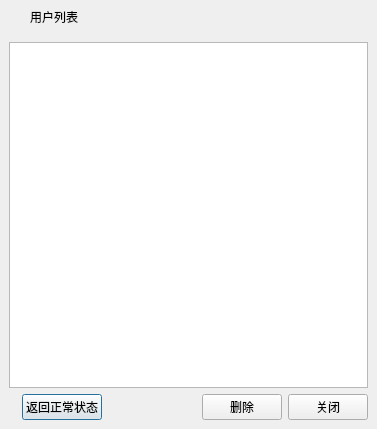
<?xml version="1.0" encoding="UTF-8"?>
<ui version="4.0">
 <class>FrmSlaveUserList</class>
 <widget class="QDialog" name="FrmSlaveUserList">
  <property name="geometry">
   <rect>
    <x>0</x>
    <y>0</y>
    <width>377</width>
    <height>429</height>
   </rect>
  </property>
  <property name="windowTitle">
   <string>Dialog</string>
  </property>
  <layout class="QGridLayout" name="gridLayout">
   <property name="leftMargin">
    <number>0</number>
   </property>
   <property name="topMargin">
    <number>0</number>
   </property>
   <property name="rightMargin">
    <number>0</number>
   </property>
   <property name="bottomMargin">
    <number>0</number>
   </property>
   <property name="spacing">
    <number>0</number>
   </property>
   <item row="0" column="0">
    <widget class="QWidget" name="widget_title" native="true">
     <property name="sizePolicy">
      <sizepolicy hsizetype="Preferred" vsizetype="Fixed">
       <horstretch>0</horstretch>
       <verstretch>0</verstretch>
      </sizepolicy>
     </property>
     <property name="minimumSize">
      <size>
       <width>100</width>
       <height>33</height>
      </size>
     </property>
     <layout class="QHBoxLayout" name="horizontalLayout_2">
      <property name="spacing">
       <number>0</number>
      </property>
      <property name="leftMargin">
       <number>0</number>
      </property>
      <property name="topMargin">
       <number>0</number>
      </property>
      <property name="rightMargin">
       <number>0</number>
      </property>
      <property name="bottomMargin">
       <number>0</number>
      </property>
      <item>
       <widget class="QLabel" name="lab_Ico">
        <property name="sizePolicy">
         <sizepolicy hsizetype="Minimum" vsizetype="Preferred">
          <horstretch>0</horstretch>
          <verstretch>0</verstretch>
         </sizepolicy>
        </property>
        <property name="minimumSize">
         <size>
          <width>30</width>
          <height>0</height>
         </size>
        </property>
        <property name="text">
         <string/>
        </property>
        <property name="alignment">
         <set>Qt::AlignCenter</set>
        </property>
       </widget>
      </item>
      <item>
       <widget class="QLabel" name="lab_Title">
        <property name="sizePolicy">
         <sizepolicy hsizetype="Expanding" vsizetype="Preferred">
          <horstretch>0</horstretch>
          <verstretch>0</verstretch>
         </sizepolicy>
        </property>
        <property name="styleSheet">
         <string notr="true">font: 10pt &quot;微软雅黑&quot;;</string>
        </property>
        <property name="text">
         <string>用户列表</string>
        </property>
        <property name="alignment">
         <set>Qt::AlignLeading|Qt::AlignLeft|Qt::AlignVCenter</set>
        </property>
       </widget>
      </item>
      <item>
       <widget class="QWidget" name="widget_menu" native="true">
        <property name="sizePolicy">
         <sizepolicy hsizetype="Minimum" vsizetype="Preferred">
          <horstretch>0</horstretch>
          <verstretch>0</verstretch>
         </sizepolicy>
        </property>
        <layout class="QHBoxLayout" name="horizontalLayout">
         <property name="spacing">
          <number>0</number>
         </property>
         <property name="leftMargin">
          <number>0</number>
         </property>
         <property name="topMargin">
          <number>0</number>
         </property>
         <property name="rightMargin">
          <number>0</number>
         </property>
         <property name="bottomMargin">
          <number>0</number>
         </property>
         <item>
          <widget class="QPushButton" name="btnMenu">
           <property name="enabled">
            <bool>false</bool>
           </property>
           <property name="sizePolicy">
            <sizepolicy hsizetype="Minimum" vsizetype="Expanding">
             <horstretch>0</horstretch>
             <verstretch>0</verstretch>
            </sizepolicy>
           </property>
           <property name="minimumSize">
            <size>
             <width>31</width>
             <height>0</height>
            </size>
           </property>
           <property name="cursor">
            <cursorShape>ArrowCursor</cursorShape>
           </property>
           <property name="focusPolicy">
            <enum>Qt::NoFocus</enum>
           </property>
           <property name="toolTip">
            <string/>
           </property>
           <property name="text">
            <string/>
           </property>
           <property name="flat">
            <bool>true</bool>
           </property>
          </widget>
         </item>
         <item>
          <widget class="QPushButton" name="btnMenu_Max">
           <property name="enabled">
            <bool>false</bool>
           </property>
           <property name="sizePolicy">
            <sizepolicy hsizetype="Minimum" vsizetype="Expanding">
             <horstretch>0</horstretch>
             <verstretch>0</verstretch>
            </sizepolicy>
           </property>
           <property name="minimumSize">
            <size>
             <width>31</width>
             <height>0</height>
            </size>
           </property>
           <property name="cursor">
            <cursorShape>ArrowCursor</cursorShape>
           </property>
           <property name="focusPolicy">
            <enum>Qt::NoFocus</enum>
           </property>
           <property name="toolTip">
            <string/>
           </property>
           <property name="text">
            <string/>
           </property>
           <property name="flat">
            <bool>true</bool>
           </property>
          </widget>
         </item>
         <item>
          <widget class="QPushButton" name="btnMenu_Min">
           <property name="sizePolicy">
            <sizepolicy hsizetype="Minimum" vsizetype="Expanding">
             <horstretch>0</horstretch>
             <verstretch>0</verstretch>
            </sizepolicy>
           </property>
           <property name="minimumSize">
            <size>
             <width>31</width>
             <height>0</height>
            </size>
           </property>
           <property name="cursor">
            <cursorShape>ArrowCursor</cursorShape>
           </property>
           <property name="focusPolicy">
            <enum>Qt::NoFocus</enum>
           </property>
           <property name="toolTip">
            <string>最小化</string>
           </property>
           <property name="text">
            <string/>
           </property>
           <property name="flat">
            <bool>true</bool>
           </property>
          </widget>
         </item>
         <item>
          <widget class="QPushButton" name="btnMenu_Close">
           <property name="sizePolicy">
            <sizepolicy hsizetype="Minimum" vsizetype="Expanding">
             <horstretch>0</horstretch>
             <verstretch>0</verstretch>
            </sizepolicy>
           </property>
           <property name="minimumSize">
            <size>
             <width>40</width>
             <height>0</height>
            </size>
           </property>
           <property name="cursor">
            <cursorShape>ArrowCursor</cursorShape>
           </property>
           <property name="focusPolicy">
            <enum>Qt::NoFocus</enum>
           </property>
           <property name="toolTip">
            <string>关闭</string>
           </property>
           <property name="text">
            <string/>
           </property>
           <property name="flat">
            <bool>true</bool>
           </property>
          </widget>
         </item>
        </layout>
       </widget>
      </item>
     </layout>
    </widget>
   </item>
   <item row="1" column="0">
    <widget class="QWidget" name="widget_main" native="true">
     <property name="styleSheet">
      <string notr="true">font: 10pt &quot;微软雅黑&quot;;</string>
     </property>
     <layout class="QGridLayout" name="gridLayout_2">
      <item row="1" column="0">
       <layout class="QHBoxLayout" name="horizontalLayout_5">
        <item>
         <widget class="QLabel" name="lbRegistered">
          <property name="text">
           <string/>
          </property>
         </widget>
        </item>
        <item>
         <widget class="QPushButton" name="btnReturnNormalStatus">
          <property name="text">
           <string>返回正常状态</string>
          </property>
         </widget>
        </item>
        <item>
         <spacer name="horizontalSpacer_2">
          <property name="orientation">
           <enum>Qt::Horizontal</enum>
          </property>
          <property name="sizeHint" stdset="0">
           <size>
            <width>286</width>
            <height>20</height>
           </size>
          </property>
         </spacer>
        </item>
        <item>
         <layout class="QHBoxLayout" name="horizontalLayout_4">
          <item>
           <widget class="QPushButton" name="btnDelete">
            <property name="text">
             <string>删除</string>
            </property>
            <property name="icon">
             <iconset resource="rc.qrc">
              <normaloff>:/image/delete.png</normaloff>:/image/delete.png</iconset>
            </property>
           </widget>
          </item>
          <item>
           <widget class="QPushButton" name="btnClose">
            <property name="text">
             <string>关闭</string>
            </property>
            <property name="icon">
             <iconset resource="rc.qrc">
              <normaloff>:/image/close.png</normaloff>:/image/close.png</iconset>
            </property>
           </widget>
          </item>
         </layout>
        </item>
       </layout>
      </item>
      <item row="0" column="0">
       <widget class="QTableWidget" name="tableWidget">
        <property name="focusPolicy">
         <enum>Qt::NoFocus</enum>
        </property>
        <property name="selectionMode">
         <enum>QAbstractItemView::SingleSelection</enum>
        </property>
       </widget>
      </item>
     </layout>
    </widget>
   </item>
  </layout>
 </widget>
 <resources>
  <include location="rc.qrc"/>
 </resources>
 <connections/>
</ui>
